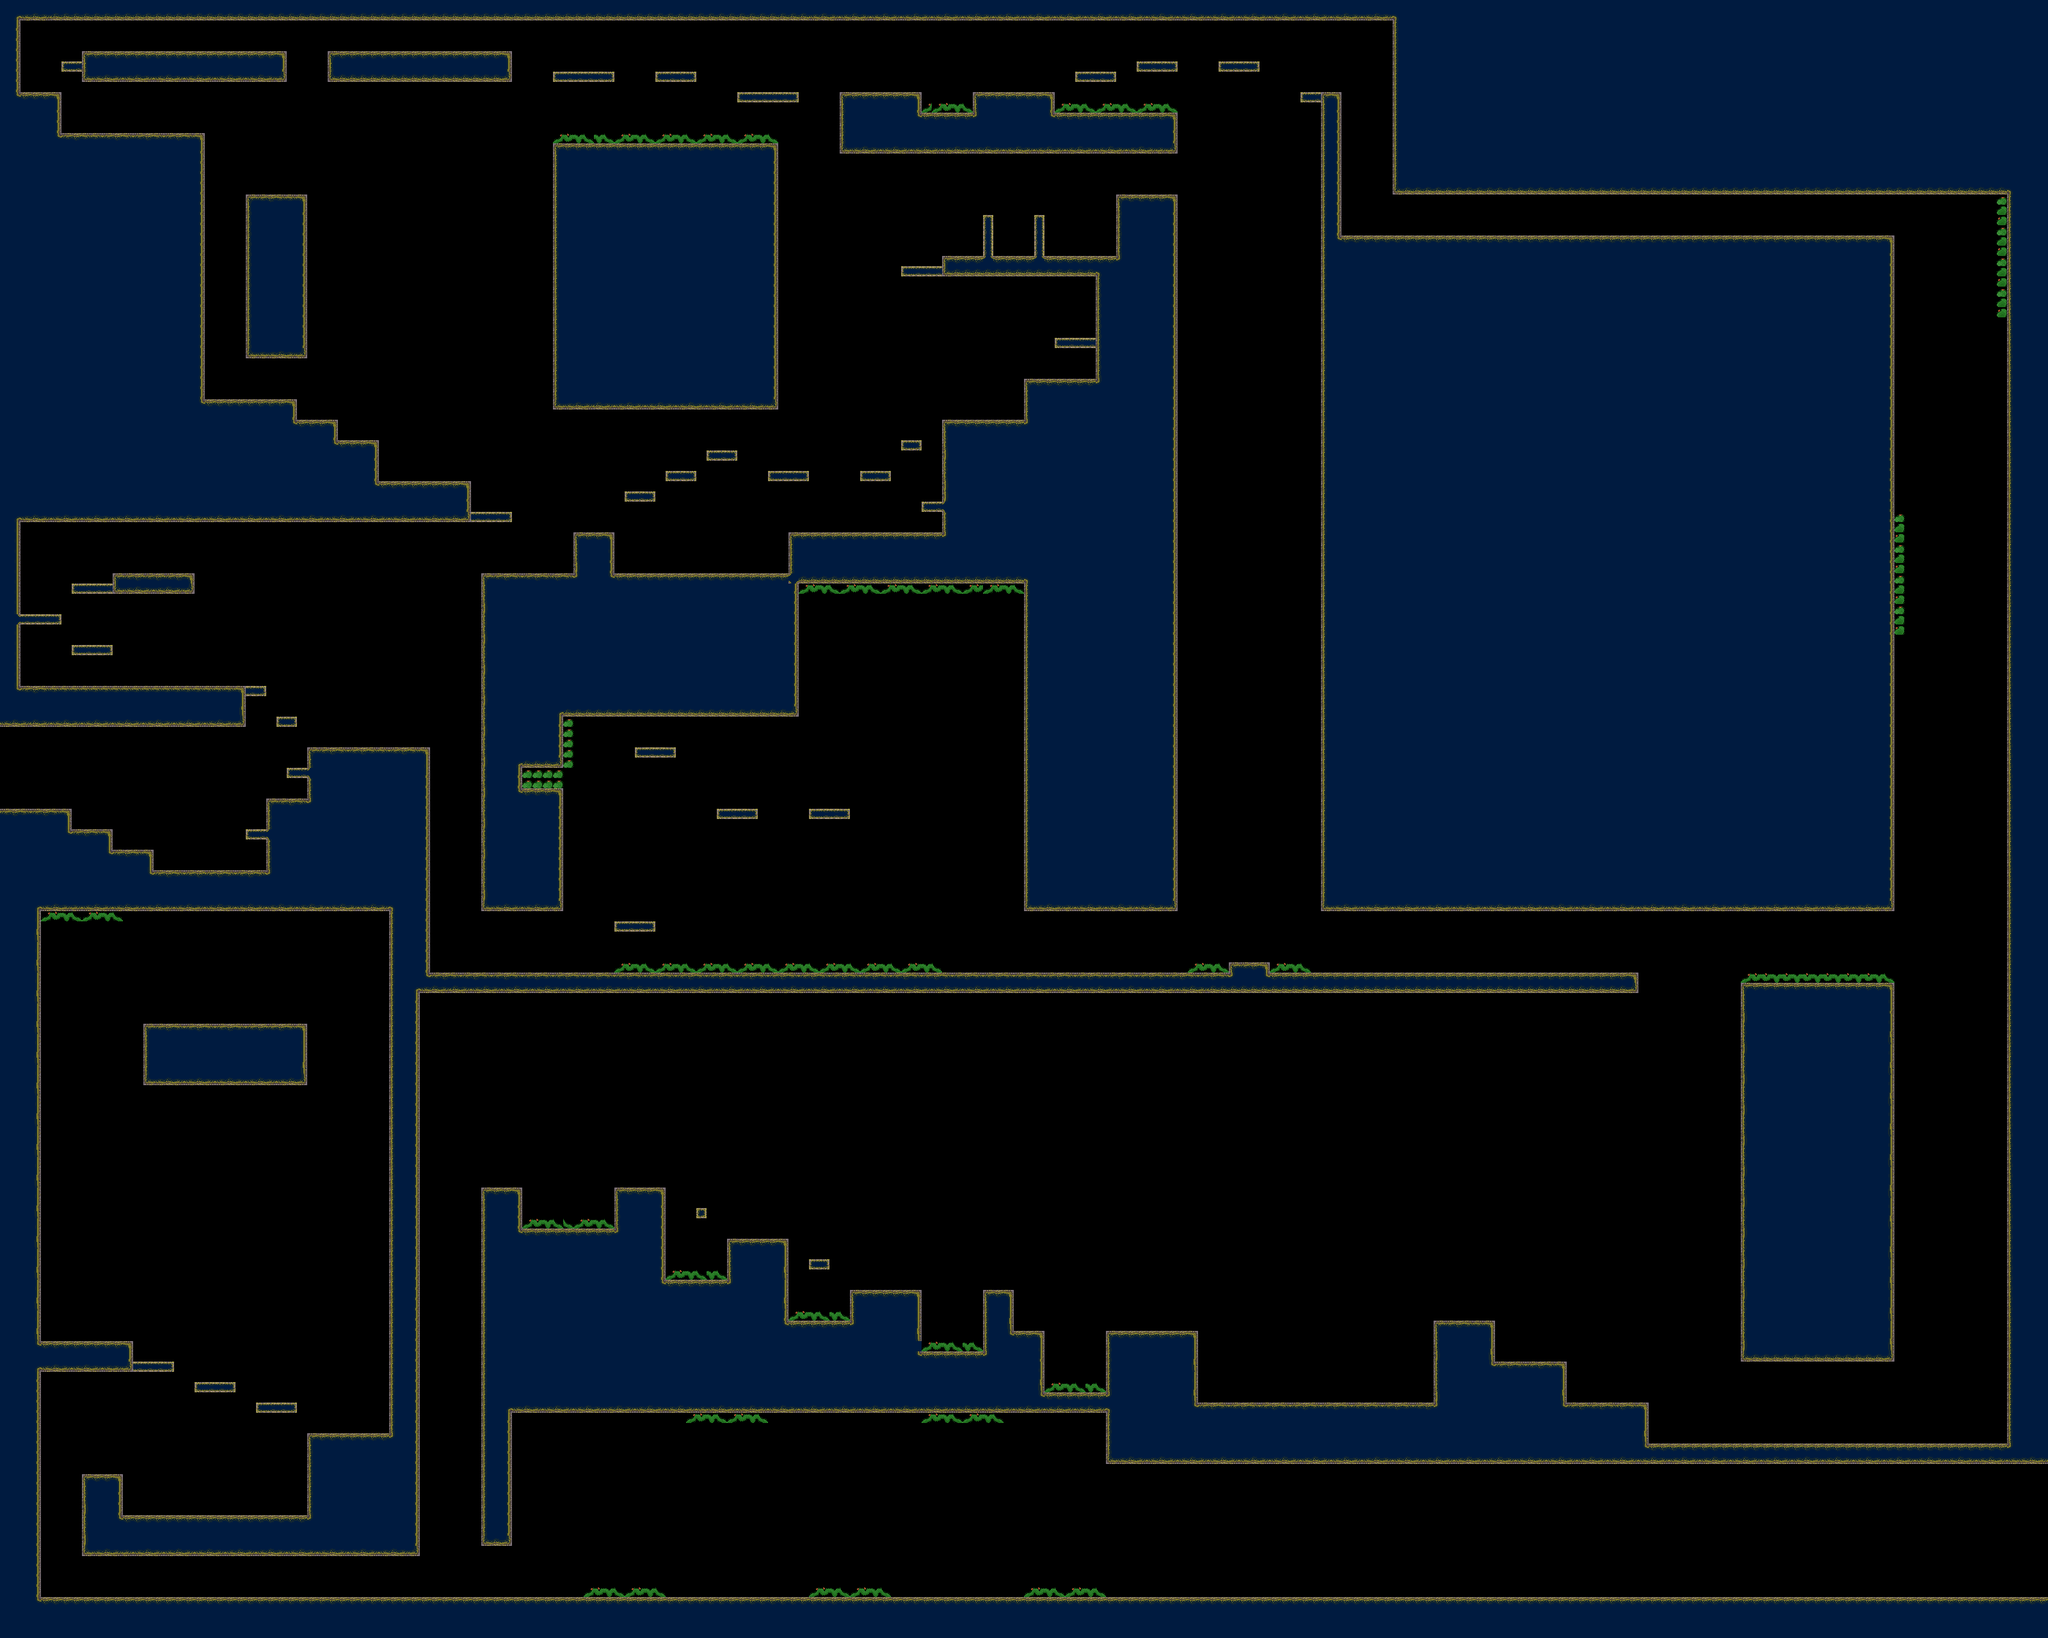

A 2D game scene composited from a Tiled map and its tileset images. What follows is a short description and the map's XML, with each tile layer's data collapsed to a summary:
An orthogonal 200x160 tile map with 16x16 px tiles, 5 tile layers (prototype, terrain, assets, sombras, ...), 2 tilesets.

<map version="1.10" tiledversion="1.11.2" orientation="orthogonal" renderorder="right-down" width="200" height="160" tilewidth="16" tileheight="16" infinite="0" nextlayerid="6" nextobjectid="1">
 <tileset firstgid="1" source="../Tileset/tileset_cafundo.tsx" />
 <tileset firstgid="576" source="../Tileset/Dungeon_Ground_Tileset.tsx" />
 <layer id="1" name="prototype" width="200" height="160">
  <data>[32000 cells, 32000 non-empty, 10 distinct tile ids]</data>
 </layer>
 <layer id="2" name="terrain" width="200" height="160">
  <data>[32000 cells, 13816 non-empty, 34 distinct tile ids]</data>
 </layer>
 <layer id="5" name="assets" width="200" height="160">
  <data>[32000 cells, 121 non-empty, 5 distinct tile ids]</data>
 </layer>
 <layer id="3" name="sombras" width="200" height="160">
  <data>[32000 cells, 0 non-empty, 0 distinct tile ids]</data>
 </layer>
 <layer id="4" name="sombras 2" width="200" height="160">
  <data>[32000 cells, 0 non-empty, 0 distinct tile ids]</data>
 </layer>
</map>
